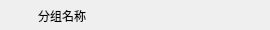
<?xml version="1.0" encoding="UTF-8"?>
<ui version="4.0">
 <class>GroupInfo</class>
 <widget class="QWidget" name="GroupInfo">
  <property name="geometry">
   <rect>
    <x>0</x>
    <y>0</y>
    <width>270</width>
    <height>30</height>
   </rect>
  </property>
  <property name="minimumSize">
   <size>
    <width>270</width>
    <height>30</height>
   </size>
  </property>
  <property name="maximumSize">
   <size>
    <width>270</width>
    <height>30</height>
   </size>
  </property>
  <property name="windowTitle">
   <string>Form</string>
  </property>
  <widget class="QLabel" name="Image">
   <property name="geometry">
    <rect>
     <x>11</x>
     <y>6</y>
     <width>20</width>
     <height>20</height>
    </rect>
   </property>
   <property name="minimumSize">
    <size>
     <width>20</width>
     <height>20</height>
    </size>
   </property>
   <property name="maximumSize">
    <size>
     <width>20</width>
     <height>20</height>
    </size>
   </property>
   <property name="text">
    <string/>
   </property>
   <property name="pixmap">
    <pixmap resource="../image/Image.qrc">:/new/user/user/touxiang01.jpg</pixmap>
   </property>
   <property name="scaledContents">
    <bool>true</bool>
   </property>
  </widget>
  <widget class="QLabel" name="groupName_Lab">
   <property name="geometry">
    <rect>
     <x>38</x>
     <y>6</y>
     <width>160</width>
     <height>20</height>
    </rect>
   </property>
   <property name="minimumSize">
    <size>
     <width>160</width>
     <height>20</height>
    </size>
   </property>
   <property name="maximumSize">
    <size>
     <width>160</width>
     <height>20</height>
    </size>
   </property>
   <property name="text">
    <string>分组名称</string>
   </property>
  </widget>
 </widget>
 <resources>
  <include location="../image/Image.qrc"/>
 </resources>
 <connections/>
</ui>
